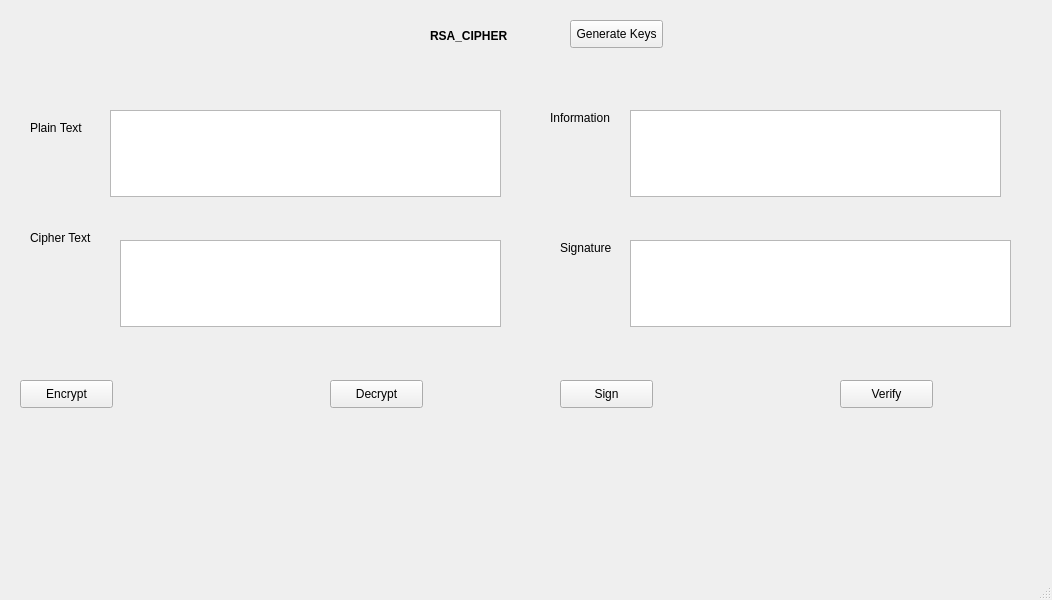
<?xml version="1.0" encoding="UTF-8"?>
<ui version="4.0">
 <class>MainWindow</class>
 <widget class="QMainWindow" name="MainWindow">
  <property name="geometry">
   <rect>
    <x>0</x>
    <y>0</y>
    <width>1052</width>
    <height>600</height>
   </rect>
  </property>
  <property name="windowTitle">
   <string>MainWindow</string>
  </property>
  <widget class="QWidget" name="centralwidget">
   <widget class="QLabel" name="txt_plain">
    <property name="geometry">
     <rect>
      <x>30</x>
      <y>120</y>
      <width>71</width>
      <height>16</height>
     </rect>
    </property>
    <property name="text">
     <string>Plain Text</string>
    </property>
   </widget>
   <widget class="QLabel" name="txt_cipher">
    <property name="geometry">
     <rect>
      <x>30</x>
      <y>230</y>
      <width>81</width>
      <height>16</height>
     </rect>
    </property>
    <property name="text">
     <string>Cipher Text</string>
    </property>
   </widget>
   <widget class="QLabel" name="txt_info">
    <property name="geometry">
     <rect>
      <x>550</x>
      <y>110</y>
      <width>81</width>
      <height>16</height>
     </rect>
    </property>
    <property name="text">
     <string>Information</string>
    </property>
   </widget>
   <widget class="QLabel" name="txt_signature">
    <property name="geometry">
     <rect>
      <x>560</x>
      <y>240</y>
      <width>71</width>
      <height>16</height>
     </rect>
    </property>
    <property name="text">
     <string>Signature</string>
    </property>
   </widget>
   <widget class="QPushButton" name="btn_gen_keys">
    <property name="geometry">
     <rect>
      <x>570</x>
      <y>20</y>
      <width>93</width>
      <height>28</height>
     </rect>
    </property>
    <property name="text">
     <string>Generate Keys</string>
    </property>
   </widget>
   <widget class="QPushButton" name="btn_decrypt">
    <property name="geometry">
     <rect>
      <x>330</x>
      <y>380</y>
      <width>93</width>
      <height>28</height>
     </rect>
    </property>
    <property name="text">
     <string>Decrypt</string>
    </property>
   </widget>
   <widget class="QPushButton" name="btn_sign">
    <property name="geometry">
     <rect>
      <x>560</x>
      <y>380</y>
      <width>93</width>
      <height>28</height>
     </rect>
    </property>
    <property name="text">
     <string>Sign</string>
    </property>
   </widget>
   <widget class="QPushButton" name="btn_verify">
    <property name="geometry">
     <rect>
      <x>840</x>
      <y>380</y>
      <width>93</width>
      <height>28</height>
     </rect>
    </property>
    <property name="text">
     <string>Verify</string>
    </property>
   </widget>
   <widget class="QPushButton" name="btn_encrypt">
    <property name="geometry">
     <rect>
      <x>20</x>
      <y>380</y>
      <width>93</width>
      <height>28</height>
     </rect>
    </property>
    <property name="text">
     <string>Encrypt</string>
    </property>
   </widget>
   <widget class="QTextEdit" name="txt_plain_2">
    <property name="geometry">
     <rect>
      <x>110</x>
      <y>110</y>
      <width>391</width>
      <height>87</height>
     </rect>
    </property>
   </widget>
   <widget class="QTextEdit" name="txt_cipher_2">
    <property name="geometry">
     <rect>
      <x>120</x>
      <y>240</y>
      <width>381</width>
      <height>87</height>
     </rect>
    </property>
   </widget>
   <widget class="QTextEdit" name="txt_sig">
    <property name="geometry">
     <rect>
      <x>630</x>
      <y>240</y>
      <width>381</width>
      <height>87</height>
     </rect>
    </property>
   </widget>
   <widget class="QTextEdit" name="txt_info_2">
    <property name="geometry">
     <rect>
      <x>630</x>
      <y>110</y>
      <width>371</width>
      <height>87</height>
     </rect>
    </property>
   </widget>
   <widget class="QLabel" name="label">
    <property name="geometry">
     <rect>
      <x>430</x>
      <y>26</y>
      <width>91</width>
      <height>20</height>
     </rect>
    </property>
    <property name="font">
     <font>
      <weight>75</weight>
      <bold>true</bold>
     </font>
    </property>
    <property name="text">
     <string>RSA_CIPHER</string>
    </property>
   </widget>
  </widget>
  <widget class="QMenuBar" name="menubar">
   <property name="geometry">
    <rect>
     <x>0</x>
     <y>0</y>
     <width>1052</width>
     <height>26</height>
    </rect>
   </property>
  </widget>
  <widget class="QStatusBar" name="statusbar"/>
 </widget>
 <resources/>
 <connections/>
</ui>
